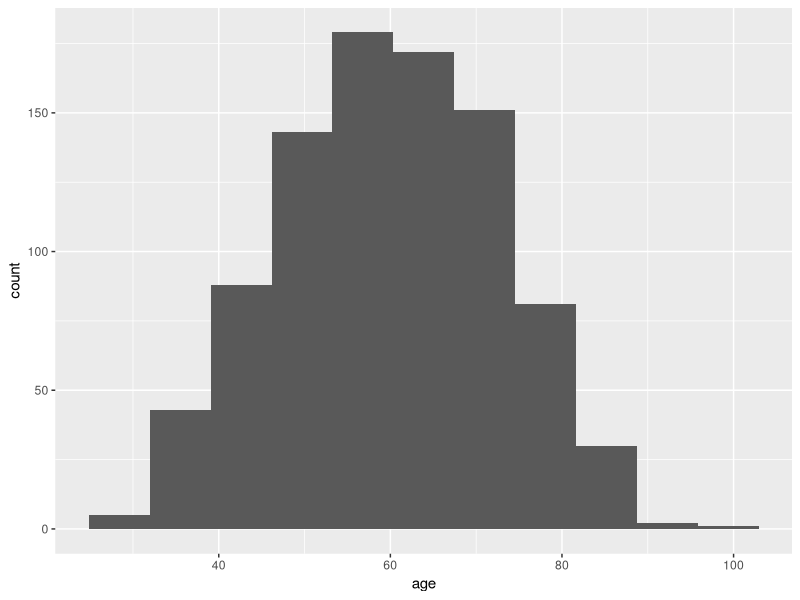
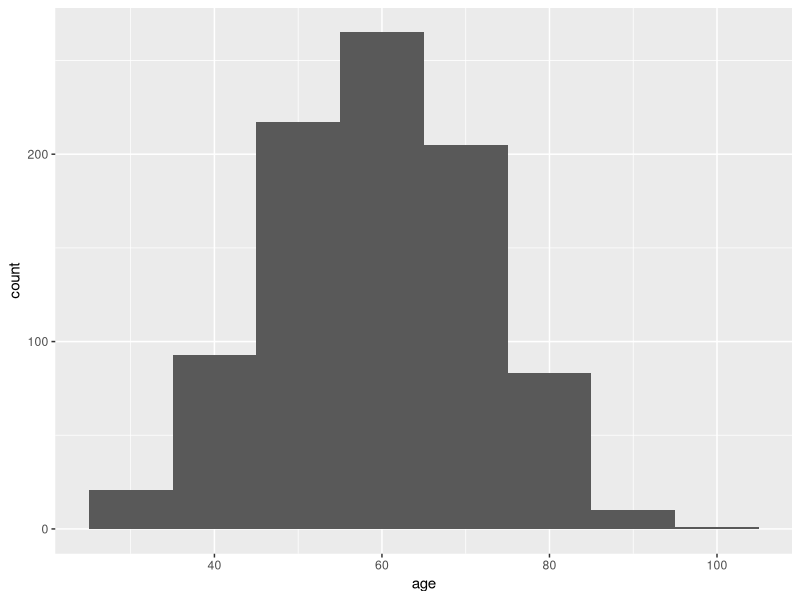
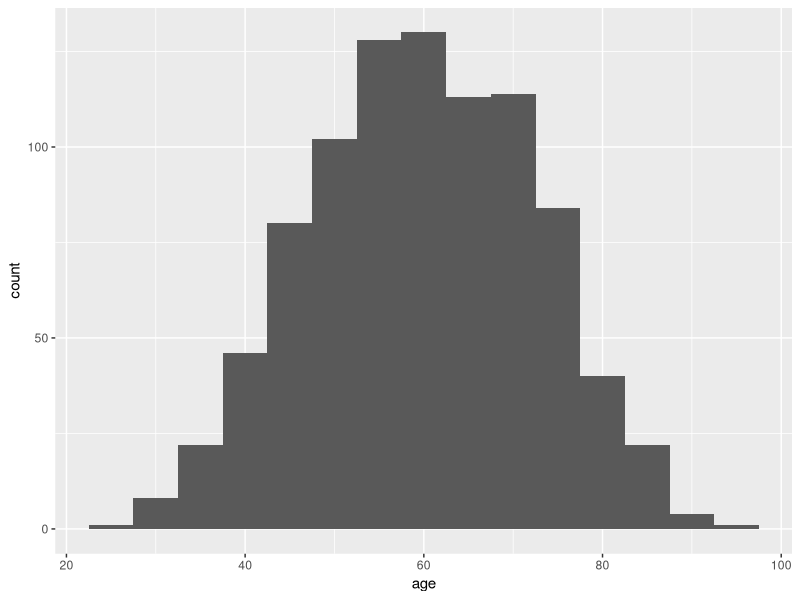
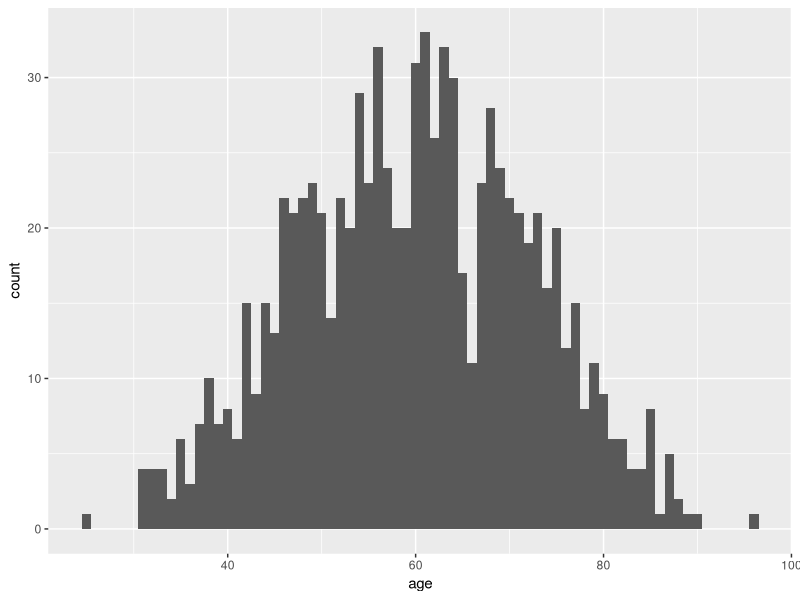

Source code (R) for these figures, in order:
library("ggplot2");

d <- read.csv("nobel_laureates3.csv", sep = ';',  header=T, na.string="NA");

fivenum(d$age)
mean(d$age)

ggplot(d, aes(x = age)) + geom_histogram(bins = nclass.Sturges(d$age))
ggplot(d, aes(x = age)) + geom_histogram(binwidth = 10)
ggplot(d, aes(x = age)) + geom_histogram(binwidth = 5)
## rozkład
ggplot(d, aes(x = age)) + geom_histogram(binwidth = 1)

